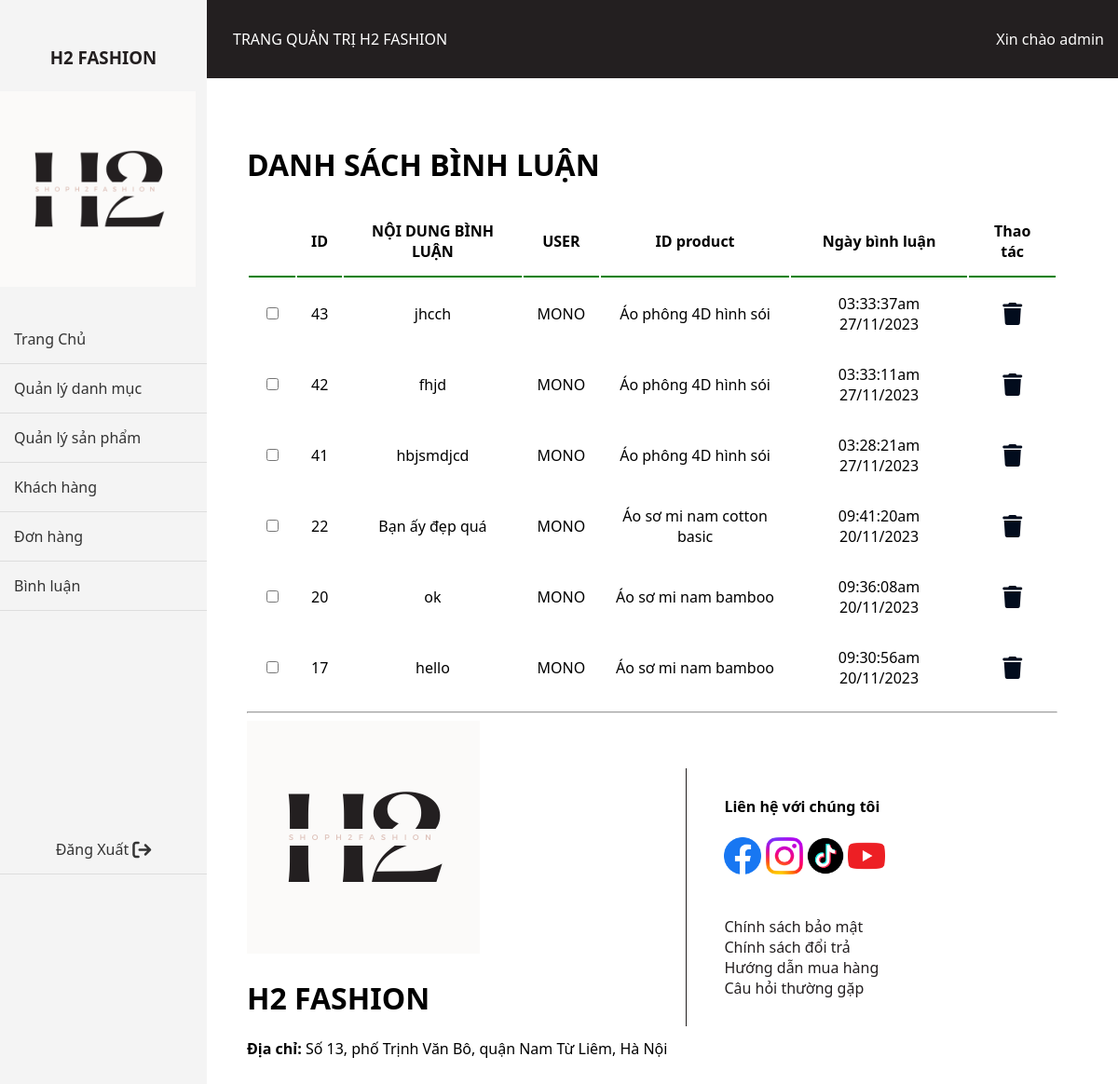
The page /admin/index.php?act=bl (signed in) on the database its author committed.
### tables this page shows
CREATE TABLE `binhluan` (
  `id` int(11) NOT NULL,
  `noidung` varchar(255) NOT NULL,
  `iduser` int(11) NOT NULL,
  `idpro` int(11) NOT NULL,
  `ngaybinhluan` varchar(50) NOT NULL
);

CREATE TABLE `tai_khoan` (
  `tk_id` int(11) NOT NULL,
  `tk_name` varchar(255) NOT NULL,
  `tk_pass` varchar(50) NOT NULL,
  `tk_email` varchar(255) NOT NULL,
  `tk_tel` varchar(10) NOT NULL,
  `tk_address` varchar(255) NOT NULL,
  `tk_role` int(11) NOT NULL
);

CREATE TABLE `san_pham` (
  `sp_id` int(11) NOT NULL,
  `sp_name` varchar(255) NOT NULL,
  `sp_price` int(11) NOT NULL,
  `sp_quantity` int(10) NOT NULL DEFAULT 0,
  `sp_img` varchar(255) NOT NULL,
  `sp_gia_moi` int(11) NOT NULL,
  `sp_mota` text NOT NULL,
  `sp_luotxem` int(11) NOT NULL,
  `dm_id` int(11) NOT NULL
);

### model/pdo.php (called while the page is built, shortened)
<?php
function pdo_get_connection(){
    $dburl = "mysql:host=localhost;dbname=duan_1;charset=utf8";
    $username = 'root';
    $password = '';
    $conn = new PDO($dburl, $username, $password);
    $conn->setAttribute(PDO::ATTR_ERRMODE, PDO::ERRMODE_EXCEPTION);
    return $conn;
}
function pdo_query($sql){
    $sql_args = array_slice(func_get_args(), 1);
    try{
        $conn = pdo_get_connection();
        $stmt = $conn->prepare($sql);
        $stmt->execute($sql_args);
        $rows = $stmt->fetchAll();
        return $rows;
    }
    catch(PDOException $e){
        throw $e;
    }
    finally{
        unset($conn);
    }
}

### model/binhluan.php (called while the page is built, shortened)
<?php
    function loadall_binhluan($idpro)
    {
        $sql = "SELECT binhluan.*, tai_khoan.tk_name, san_pham.sp_name
        FROM binhluan
        LEFT JOIN tai_khoan ON binhluan.iduser = tai_khoan.tk_id
        LEFT JOIN san_pham ON binhluan.idpro = san_pham.sp_id
        WHERE 1";
        $sql .= " ORDER BY id DESC";
        $list_binhluan = pdo_query($sql);
        return $list_binhluan;
    }
?>

### admin/binhluan/list.php (the view, shortened to what this page needs)
<div class="row">
            <div class="row frmtitle">
                <h1>DANH SÁCH BÌNH LUẬN</h1>
            </div>
            <div class="row frmcontent ">
            <div class="row frm_dm frmlist_pro">
                                        <table>
                            <tr>
                                <th></th>
                                <th>ID</th>
                                <th>NỘI DUNG BÌNH LUẬN</th>
                                <th>USER</th>
                                <th>ID product</th>
                                <th>Ngày bình luận</th>
                                <th>Thao tác</th>
                            </tr>
                            <?php
                                foreach ($binh_luan as $bl) {
                                    extract ($bl);
                                    $xoabl="index.php?act=xoabl&id=".$id;
                                    echo '<tr>
                                    <td><input type="checkbox" name="" id=""></td>
                                    <td>'.$id.'</td>
                                    <td>'.$noidung.'</td>
                                    <td>'.$tk_name.'</td>
                                    <td>'.$sp_name.'</td>
                                    <td>'.$ngaybinhluan.'</td>
                                    <td> <a href="' . $xoabl . '"><i class="fa-solid fa-trash fa-fade fa-xl" style="color: #020c1d;"></i></a> </td>
                                    </tr>';
                                }
                            ?>
                        </table>
                    </div>
            </div>
        </div>

### view/css/style.css (style rules this page uses)
* { box-sizing: border-box; font-family: 'Segoe UI', Tahoma, Geneva, Verdana, sans-serif; }
:root { --theme-color: #FBFAF9; --theme-color-2: #231F20; }
body { margin: 0; font-family: Arial, sans-serif; }
.frm_dm table { width: 100%; }
.frm_dm table tr th,td { padding: 15px; text-align: center; }
.frm_dm table th { border-bottom: 2px solid green; }

### admin/binhluan/list.php (style rules this page uses)
.frmlist_pro table { width: 100&; }

### rows shown on the page
binhluan: id "43", noidung "jhcch", iduser.tk_name "MONO", san_pham.sp_name "Áo phông 4D hình sói", ngaybinhluan "03:33:37am 27/11/2023"
binhluan: id "42", noidung "fhjd", iduser.tk_name "MONO", san_pham.sp_name "Áo phông 4D hình sói", ngaybinhluan "03:33:11am 27/11/2023"
binhluan: id "41", noidung "hbjsmdjcd", iduser.tk_name "MONO", san_pham.sp_name "Áo phông 4D hình sói", ngaybinhluan "03:28:21am 27/11/2023"
binhluan: id "22", noidung "Bạn ấy đẹp quá", iduser.tk_name "MONO", san_pham.sp_name "Áo sơ mi nam cotton basic", ngaybinhluan "09:41:20am 20/11/2023"
binhluan: id "20", noidung "ok", iduser.tk_name "MONO", san_pham.sp_name "Áo sơ mi nam bamboo", ngaybinhluan "09:36:08am 20/11/2023"
binhluan: id "17", noidung "hello", iduser.tk_name "MONO", san_pham.sp_name "Áo sơ mi nam bamboo", ngaybinhluan "09:30:56am 20/11/2023"
